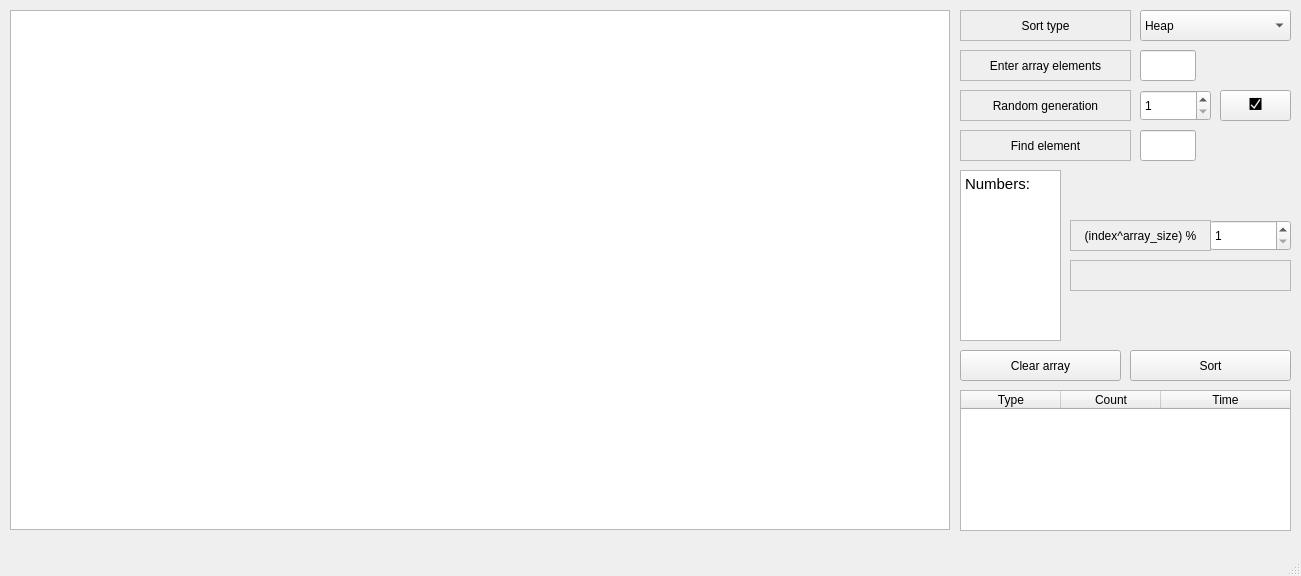
<?xml version="1.0" encoding="UTF-8"?>
<ui version="4.0">
 <class>MainWindow</class>
 <widget class="QMainWindow" name="MainWindow">
  <property name="geometry">
   <rect>
    <x>0</x>
    <y>0</y>
    <width>1301</width>
    <height>576</height>
   </rect>
  </property>
  <property name="windowTitle">
   <string>MainWindow</string>
  </property>
  <widget class="QWidget" name="centralwidget">
   <widget class="QGraphicsView" name="graphicsView">
    <property name="geometry">
     <rect>
      <x>10</x>
      <y>10</y>
      <width>940</width>
      <height>520</height>
     </rect>
    </property>
   </widget>
   <widget class="QLineEdit" name="InputArr">
    <property name="geometry">
     <rect>
      <x>1140</x>
      <y>50</y>
      <width>56</width>
      <height>31</height>
     </rect>
    </property>
   </widget>
   <widget class="QLabel" name="label">
    <property name="geometry">
     <rect>
      <x>960</x>
      <y>50</y>
      <width>171</width>
      <height>31</height>
     </rect>
    </property>
    <property name="frameShape">
     <enum>QFrame::StyledPanel</enum>
    </property>
    <property name="text">
     <string>Enter array elements</string>
    </property>
    <property name="alignment">
     <set>Qt::AlignCenter</set>
    </property>
   </widget>
   <widget class="QLabel" name="label_2">
    <property name="geometry">
     <rect>
      <x>960</x>
      <y>90</y>
      <width>171</width>
      <height>31</height>
     </rect>
    </property>
    <property name="frameShape">
     <enum>QFrame::StyledPanel</enum>
    </property>
    <property name="text">
     <string>Random generation</string>
    </property>
    <property name="alignment">
     <set>Qt::AlignCenter</set>
    </property>
   </widget>
   <widget class="QSpinBox" name="spinBoxCount">
    <property name="geometry">
     <rect>
      <x>1140</x>
      <y>90</y>
      <width>71</width>
      <height>31</height>
     </rect>
    </property>
    <property name="minimum">
     <number>1</number>
    </property>
    <property name="maximum">
     <number>100</number>
    </property>
   </widget>
   <widget class="QPushButton" name="pushButtonRand">
    <property name="geometry">
     <rect>
      <x>1220</x>
      <y>90</y>
      <width>71</width>
      <height>31</height>
     </rect>
    </property>
    <property name="text">
     <string>🮱</string>
    </property>
   </widget>
   <widget class="QLabel" name="label_3">
    <property name="geometry">
     <rect>
      <x>960</x>
      <y>130</y>
      <width>171</width>
      <height>31</height>
     </rect>
    </property>
    <property name="frameShape">
     <enum>QFrame::StyledPanel</enum>
    </property>
    <property name="text">
     <string>Find element</string>
    </property>
    <property name="alignment">
     <set>Qt::AlignCenter</set>
    </property>
   </widget>
   <widget class="QLineEdit" name="InputNum">
    <property name="geometry">
     <rect>
      <x>1140</x>
      <y>130</y>
      <width>56</width>
      <height>31</height>
     </rect>
    </property>
   </widget>
   <widget class="QPushButton" name="ClearButton">
    <property name="geometry">
     <rect>
      <x>960</x>
      <y>350</y>
      <width>161</width>
      <height>31</height>
     </rect>
    </property>
    <property name="text">
     <string>Clear array</string>
    </property>
   </widget>
   <widget class="QTableWidget" name="tableWidget">
    <property name="geometry">
     <rect>
      <x>960</x>
      <y>390</y>
      <width>331</width>
      <height>141</height>
     </rect>
    </property>
    <attribute name="horizontalHeaderStretchLastSection">
     <bool>true</bool>
    </attribute>
    <column>
     <property name="text">
      <string>Type</string>
     </property>
    </column>
    <column>
     <property name="text">
      <string>Count</string>
     </property>
    </column>
    <column>
     <property name="text">
      <string>Time</string>
     </property>
    </column>
   </widget>
   <widget class="QLabel" name="label_4">
    <property name="geometry">
     <rect>
      <x>960</x>
      <y>10</y>
      <width>171</width>
      <height>31</height>
     </rect>
    </property>
    <property name="frameShape">
     <enum>QFrame::StyledPanel</enum>
    </property>
    <property name="text">
     <string>Sort type</string>
    </property>
    <property name="alignment">
     <set>Qt::AlignCenter</set>
    </property>
   </widget>
   <widget class="QComboBox" name="comboBox">
    <property name="geometry">
     <rect>
      <x>1140</x>
      <y>10</y>
      <width>151</width>
      <height>31</height>
     </rect>
    </property>
    <item>
     <property name="text">
      <string>Heap</string>
     </property>
    </item>
    <item>
     <property name="text">
      <string>Quick</string>
     </property>
    </item>
    <item>
     <property name="text">
      <string>Merge</string>
     </property>
    </item>
    <item>
     <property name="text">
      <string>Interpolation</string>
     </property>
    </item>
   </widget>
   <widget class="QPushButton" name="SortButton">
    <property name="geometry">
     <rect>
      <x>1130</x>
      <y>350</y>
      <width>161</width>
      <height>31</height>
     </rect>
    </property>
    <property name="text">
     <string>Sort</string>
    </property>
   </widget>
   <widget class="QTextBrowser" name="textBrowser">
    <property name="geometry">
     <rect>
      <x>960</x>
      <y>170</y>
      <width>101</width>
      <height>171</height>
     </rect>
    </property>
    <property name="html">
     <string>&lt;!DOCTYPE HTML PUBLIC &quot;-//W3C//DTD HTML 4.0//EN&quot; &quot;http://www.w3.org/TR/REC-html40/strict.dtd&quot;&gt;
&lt;html&gt;&lt;head&gt;&lt;meta name=&quot;qrichtext&quot; content=&quot;1&quot; /&gt;&lt;meta charset=&quot;utf-8&quot; /&gt;&lt;style type=&quot;text/css&quot;&gt;
p, li { white-space: pre-wrap; }
hr { height: 1px; border-width: 0; }
li.unchecked::marker { content: &quot;\2610&quot;; }
li.checked::marker { content: &quot;\2612&quot;; }
&lt;/style&gt;&lt;/head&gt;&lt;body style=&quot; font-family:'Ubuntu'; font-size:11pt; font-weight:400; font-style:normal;&quot;&gt;
&lt;p style=&quot; margin-top:0px; margin-bottom:0px; margin-left:0px; margin-right:0px; -qt-block-indent:0; text-indent:0px;&quot;&gt;Numbers:&lt;/p&gt;
&lt;p style=&quot;-qt-paragraph-type:empty; margin-top:0px; margin-bottom:0px; margin-left:0px; margin-right:0px; -qt-block-indent:0; text-indent:0px;&quot;&gt;&lt;br /&gt;&lt;/p&gt;&lt;/body&gt;&lt;/html&gt;</string>
    </property>
   </widget>
   <widget class="QLabel" name="label_5">
    <property name="geometry">
     <rect>
      <x>1070</x>
      <y>220</y>
      <width>141</width>
      <height>31</height>
     </rect>
    </property>
    <property name="frameShape">
     <enum>QFrame::StyledPanel</enum>
    </property>
    <property name="text">
     <string>(index^array_size) %</string>
    </property>
    <property name="alignment">
     <set>Qt::AlignCenter</set>
    </property>
   </widget>
   <widget class="QLabel" name="label_binPow">
    <property name="geometry">
     <rect>
      <x>1070</x>
      <y>260</y>
      <width>221</width>
      <height>31</height>
     </rect>
    </property>
    <property name="frameShape">
     <enum>QFrame::StyledPanel</enum>
    </property>
    <property name="text">
     <string/>
    </property>
    <property name="alignment">
     <set>Qt::AlignCenter</set>
    </property>
   </widget>
   <widget class="QSpinBox" name="spinBox_mod">
    <property name="geometry">
     <rect>
      <x>1210</x>
      <y>220</y>
      <width>81</width>
      <height>31</height>
     </rect>
    </property>
    <property name="minimum">
     <number>1</number>
    </property>
    <property name="maximum">
     <number>2147483646</number>
    </property>
   </widget>
  </widget>
  <widget class="QMenuBar" name="menubar">
   <property name="geometry">
    <rect>
     <x>0</x>
     <y>0</y>
     <width>1301</width>
     <height>22</height>
    </rect>
   </property>
  </widget>
  <widget class="QStatusBar" name="statusbar"/>
 </widget>
 <resources/>
 <connections/>
</ui>
